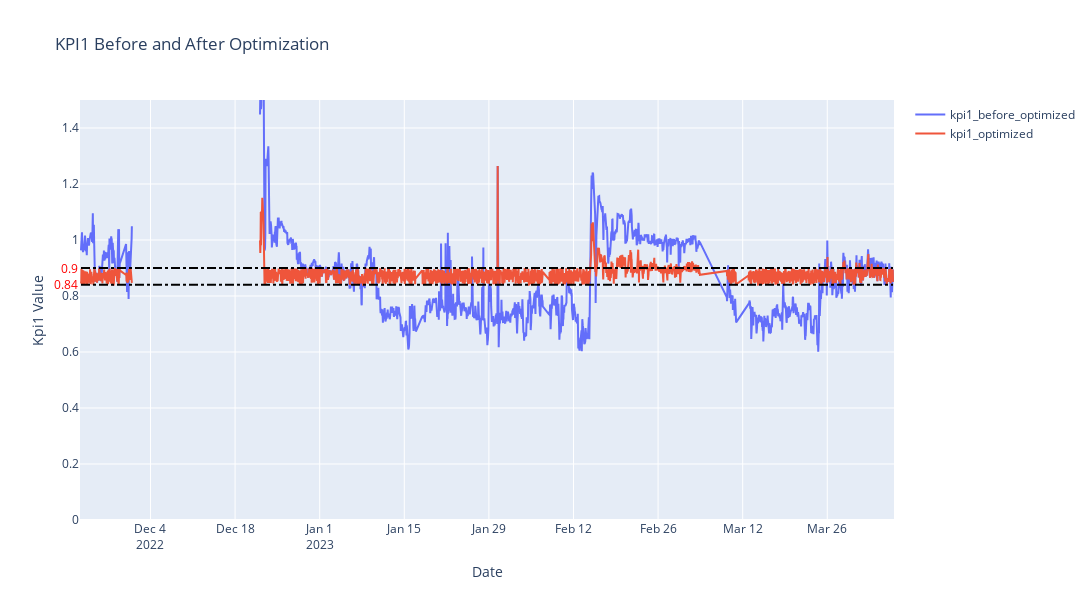

This figure's notebook cell:
### Code cell
import plotly.graph_objects as go

trace1 = go.Scatter(x=kpi_optimized.index, y=kpi_before_optimized.values, name='kpi1_before_optimized')
trace2 = go.Scatter(x=kpi_optimized.index, y=kpi_optimized.values, name='kpi1_optimized')
layout = go.Layout(
    annotations=[
        dict(
            x=0,
            y=0.84,
            xref='paper',
            yref='y',
            text='0.84',
            showarrow=False,
            xanchor='right',
            yanchor='middle',
            font=dict(
                color='red'
            )
        ),
        dict(
            x=0,
            y=0.9,
            xref='paper',
            yref='y',
            text='0.9',
            showarrow=False,
            xanchor='right',
            yanchor='middle',
            font=dict(
                color='red'
            )
        )
    ]
)
fig = go.Figure(data=[trace1, trace2], layout=layout)
fig.update_layout(title='KPI1 Before and After Optimization',
                xaxis_title='Date',
                yaxis_title='Kpi1 Value',
                width=1200,
                height=600,
                yaxis=dict(
                    range=[0, 1.5],
                    showgrid=True
                    )
)
# Line Horizontal
fig.add_shape(
    type="line",
    x0=kpi_optimized.index[0],
    y0=0.84,
    x1=kpi_optimized.index[-1],
    y1=0.84,
    line=dict(
        color="black",
        width=2,
        dash="dashdot",
    ),
    name='target range'
)
fig.add_shape(
    type="line",
    x0=kpi_optimized.index[0],
    y0=0.9,
    x1=kpi_optimized.index[-1],
    y1=0.9,
    line=dict(
        color="black",
        width=2,
        dash="dashdot",
    ),
    name='target range'
)
fig.write_html(Config.result_generating.v5.visualization.kpi_before_and_after_optimization_path)
fig.show()

### Figure 1 — Plotly figure (JSON) as saved in the notebook; plotly's stock layout.template omitted (floating-point values rounded to 4 significant figures; data arrays with more than 128 entries replaced by an {"elided": "..."} marker saying what was removed)
{"data": [{"name": "kpi1_before_optimized", "type": "scatter", "x": {"elided": "2604 str values"}, "y": {"elided": "2604 float values"}}, {"name": "kpi1_optimized", "type": "scatter", "x": {"elided": "2604 str values"}, "y": {"elided": "2604 float values"}}], "layout": {"annotations": [{"font": {"color": "red"}, "showarrow": false, "text": "0.84", "x": 0, "xanchor": "right", "xref": "paper", "y": 0.84, "yanchor": "middle", "yref": "y"}, {"font": {"color": "red"}, "showarrow": false, "text": "0.9", "x": 0, "xanchor": "right", "xref": "paper", "y": 0.9, "yanchor": "middle", "yref": "y"}], "height": 600, "shapes": [{"line": {"color": "black", "dash": "dashdot", "width": 2}, "name": "target range", "type": "line", "x0": "2022-11-22T12:00:00", "x1": "2023-04-05T21:00:00", "y0": 0.84, "y1": 0.84}, {"line": {"color": "black", "dash": "dashdot", "width": 2}, "name": "target range", "type": "line", "x0": "2022-11-22T12:00:00", "x1": "2023-04-05T21:00:00", "y0": 0.9, "y1": 0.9}], "title": {"text": "KPI1 Before and After Optimization"}, "width": 1200, "xaxis": {"title": {"text": "Date"}}, "yaxis": {"range": [0, 1.5], "showgrid": true, "title": {"text": "Kpi1 Value"}}}}
